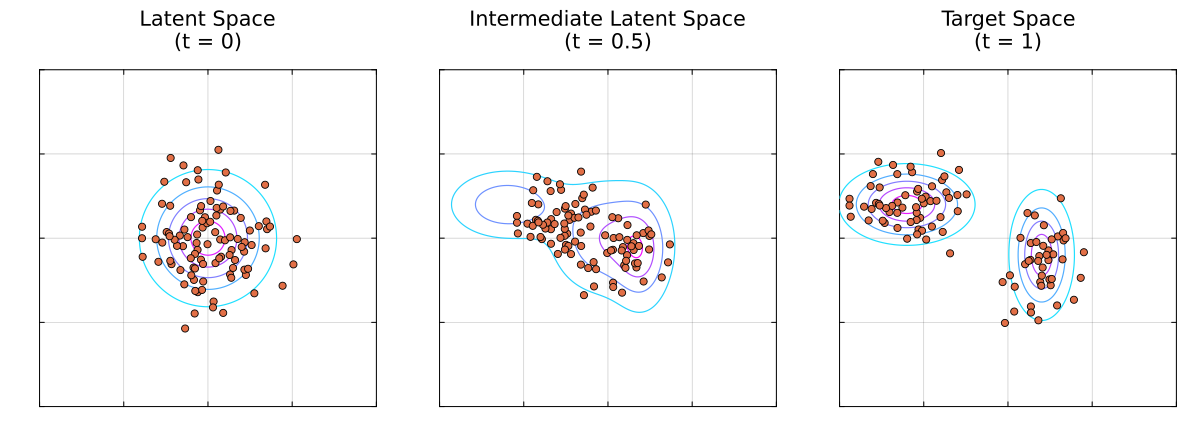

This chart was generated by the following Julia code:
using Plots
using Plots.Measures

using Optimisers, Lux
using DifferentialEquations
using GenerativeModelProtocols

using FileIO, HDF5

normal(σ, μ, x) = exp(-((x-μ)^2)/(2*σ^2)) / sqrt(2*π*σ^2)

protocol = GenerativeModelProtocol("sample_nf_model.h5")

ρ0(x, y) = normal(1.0, 0.0, x) * normal(1.0, 0.0, y)
ρ1(x, y) = 
    (1.25 / 3.0) * (normal(0.5,  1.0, x) * normal(1.0, -0.5, y)) +
    (1.75 / 3.0) * (normal(1.0, -3.0, x) * normal(0.6,  1.0, y))

ρ(x, y, t) = ρ0(x, y) + t * (ρ1(x, y) - ρ0(x, y))

x_range = range(-6, 6, length=300)
y_range = range(-6, 6, length=300)

c1 = 0.02
c2 = 0.2

contour_levels = collect(c1:((c2-c1)/6.0):c2)
contour_color = :cool

## Make Plots
t1_samples = protocol(100)
t0_samples = encode(protocol, t1_samples)
t_half_samples = decode(protocol, t0_samples; t_final = 0.5)

plot_lims = (-5, 5)

z0 = [ρ0(x, y) for y in y_range, x in x_range]
p1 = contour(x_range, y_range, z0,
    levels=contour_levels,
    color=contour_color,
    linewidth=1.2,
    colorbar=false,
    title="Latent Space\n(t = 0)\n",
    xlims=plot_lims, ylims=plot_lims,
    grid=true, gridalpha=0.15, gridstyle=:solid,
    xaxis=true, yaxis=true,
    xformatter = _ -> "",
    yformatter = _ -> "",
    aspect_ratio=:equal,
    frame=:box
)
scatter!(t0_samples[1,:],t0_samples[2,:], legend = false)

z_mid = [ρ(x, y, 0.5) for y in y_range, x in x_range]
p2 = contour(x_range, y_range, z_mid,
    levels=contour_levels,
    color=contour_color,
    linewidth=1.2,
    colorbar=false,
    title="Intermediate Latent Space\n(t = 0.5)\n",
    xlims=plot_lims, ylims=plot_lims,
    grid=true, gridalpha=0.15, gridstyle=:solid,
    xaxis=true, yaxis=true,
    xformatter = _ -> "",
    yformatter = _ -> "",
    aspect_ratio=:equal,
    frame=:box
)
scatter!(t_half_samples[1,:],t_half_samples[2,:], legend = false)

z1 = [ρ1(x, y) for y in y_range, x in x_range]
p3 = contour(x_range, y_range, z1,
    levels=contour_levels,
    color=contour_color,
    linewidth=1.2,
    colorbar=false,
    title="Target Space\n(t = 1)\n",
    xlims=plot_lims, ylims=plot_lims,
    grid=true, gridalpha=0.15, gridstyle=:solid,
    xaxis=true, yaxis=true,
    xformatter = _ -> "",
    yformatter = _ -> "",
    aspect_ratio=:equal,
    frame=:box
)
scatter!(t1_samples[1,:],t1_samples[2,:], legend = false)

final_plot = plot(p1, p2, p3, 
    layout=(1, 3), 
    size=(1200, 440), 
    left_margin=4mm, right_margin=4mm, top_margin=8mm, bottom_margin=4mm
)

display(final_plot)
savefig(final_plot, "normalizing_flow_contours.svg")
